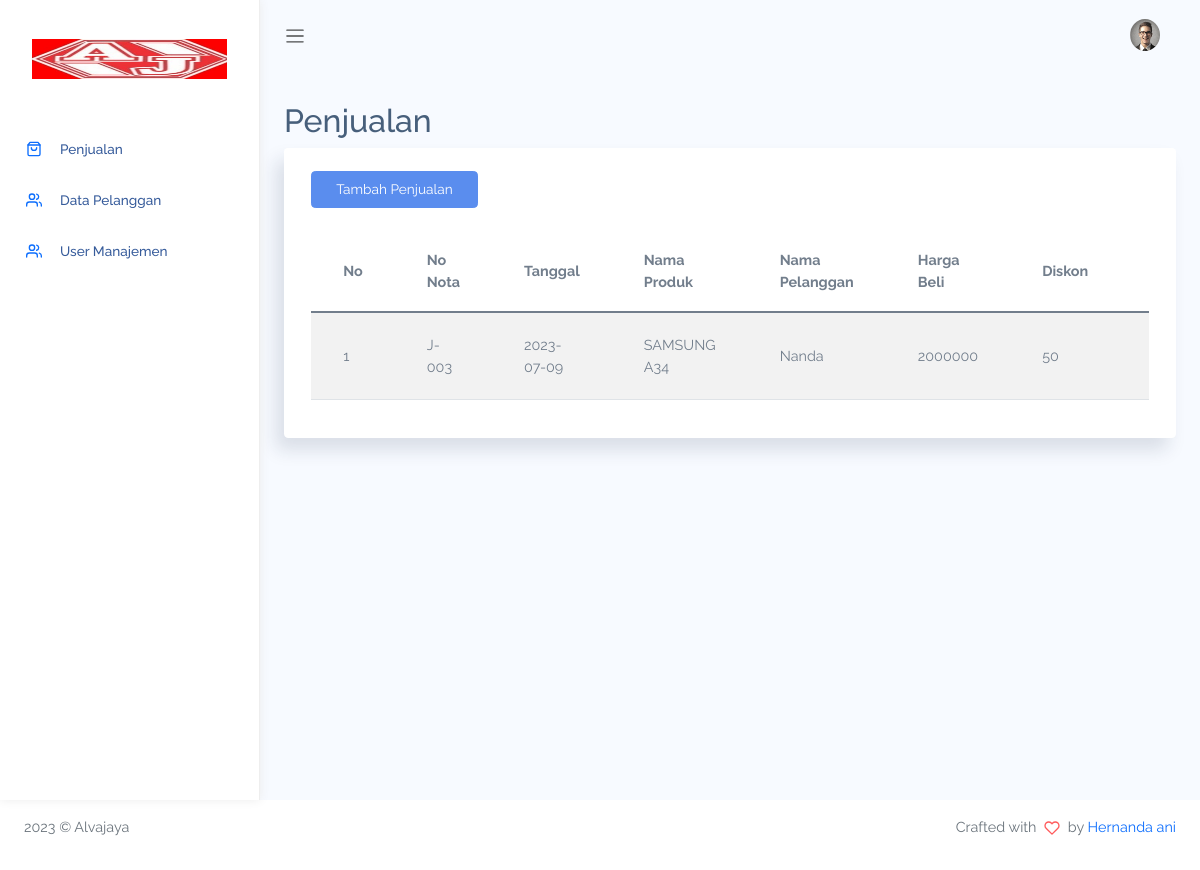
Page /index.php/admin/penjualan on the committed database.
### tables this page shows
CREATE TABLE `jual` (
  `NO_NOTA` varchar(25) NOT NULL,
  `TANGGAL` date DEFAULT NULL,
  `KD_PRODUK` varchar(25) DEFAULT NULL,
  `KD_PELANGGAN` varchar(25) DEFAULT NULL,
  `HARGA_JUAL` decimal(10,0) DEFAULT NULL,
  `DISKON` decimal(10,0) DEFAULT NULL,
  `JUMLAH` decimal(10,0) DEFAULT NULL,
  `TOTAL` decimal(10,0) DEFAULT NULL,
  `GRAND_TOTAL` decimal(10,0) DEFAULT NULL,
  `KETERANGAN` varchar(200) DEFAULT NULL
);

CREATE TABLE `md_produk` (
  `KD_PRODUK` varchar(25) NOT NULL,
  `KD_KATPRODUK` varchar(25) DEFAULT NULL,
  `NM_PRODUK` varchar(200) NOT NULL,
  `JML_PRODUK` decimal(5,0) DEFAULT NULL,
  `HARGA_JUAL` decimal(10,0) DEFAULT NULL,
  `HARGA_BELI` float(10,0) DEFAULT NULL,
  `KETERANGAN` varchar(200) DEFAULT NULL
);

CREATE TABLE `md_pelanggan` (
  `KD_PELANGGAN` varchar(25) NOT NULL,
  `NM_PELANGGAN` varchar(100) NOT NULL,
  `NO_HP` varchar(50) DEFAULT NULL,
  `ALAMAT` varchar(150) DEFAULT NULL,
  `KETERANGAN` varchar(200) DEFAULT NULL,
  `CATATAN` varchar(200) DEFAULT NULL
);

### application/controllers/Admin.php (called while the page is built, shortened)
<?php
class Admin extends CI_Controller {
    public function penjualan()
	{
		$data['title'] = 'Penjualan';
		$data['jual'] = $this->db->query("SELECT jual.NO_NOTA, jual.TANGGAL, jual.DISKON, jual.JUMLAH, jual.TOTAL, jual.GRAND_TOTAL, jual.KETERANGAN as ket, md_produk.*, md_pelanggan.* FROM jual,md_produk,md_pelanggan WHERE jual.KD_PRODUK = md_produk.KD_PRODUK AND jual.KD_PELANGGAN = md_pelanggan.KD_PELANGGAN")->result_array();
        $data['produk'] = $this->db->query("SELECT * FROM md_produk")->result_array();
        $data['pelanggan'] = $this->db->query("SELECT * FROM md_pelanggan")->result_array();
		$this->load->view('template/header', $data);
		$this->load->view('template/sidebar', $data);
		$this->load->view('template/topbar', $data);
		$this->load->view('admin/penjualan', $data);
		$this->load->view('template/footer', $data);
	}
}

### index.php (called while the page is built, shortened)
<?php
require_once BASEPATH.'core/CodeIgniter.php';

### application/views/admin/penjualan.php (the view, shortened to what this page needs)
<div class="main-content container-fluid">
    <div class="page-title">
        <h3>Penjualan</h3>
    </div>
    <section class="section">
        <div class="card">
            <div class="card-header">
                <button type="button" class="btn btn-primary" data-bs-toggle="modal" data-bs-target="#exampleModal">
                    Tambah Penjualan
                </button>
            </div>
            <div class="card-body">
                <div class="table-responsive">
                    <table class='table table-striped'>
                        <thead>
                            <tr>
                                <th>No</th>
                                <th>No Nota</th>
                                <th>Tanggal</th>
                                <th>Nama Produk</th>
                                <th>Nama Pelanggan</th>
                                <th>Harga Beli</th>
                                <th>Diskon</th>
                                <th>Jumlah</th>
                            </tr>
                        </thead>
                        <tbody>
                            <?php $no = 1; foreach($jual as $b) : ?>
                            <tr>
                                <td><?= $no ?></td>
                                <td><?= $b['NO_NOTA'] ?></td>
                                <td><?= $b['TANGGAL'] ?></td>
                                <td><?= $b['NM_PRODUK'] ?></td>
                                <td><?= $b['NM_PELANGGAN'] ?></td>
                                <td><?= $b['HARGA_BELI'] ?></td>
                                <td><?= $b['DISKON'] ?></td>
                                <td><?= $b['TANGGAL'] ?></td>
                            </tr>
                            <?php $no++; endforeach; ?>
                        </tbody>
                    </table>
                </div>
            </div>
        </div>
    </section>
</div>
</div>

### assets/css/app.css (style rules this page uses)
* { font-family:Raleway }
#main .main-content { padding:2rem 1.5rem }
#main .main-content .page-title h3 { font-size:2rem }
a,button { outline:0 }
.btn.btn-danger,.btn.btn-dark,.btn.btn-info,.btn.btn-light,.btn.btn-link,.btn.btn-primary,.btn.btn-secondary,.btn.btn-success,.btn.btn-warning { color:#fff }
.card { box-shadow:-8px 12px 18px 0 rgba(25,42,70,.13);margin-bottom:2.2rem }
.card .card-header { border:none }
.card .card-header~.card-body { padding-top:0 }
.card .card-body { padding:1.4rem 1.7rem }
.dataTable-table td,.dataTable-table thead th,.table td,.table thead th { vertical-align:middle }
.dataTable-table thead th,.table thead th { border-bottom:2px solid #475f7b }

### rows in the picture
jual: NO_NOTA "J-003", TANGGAL "2023-07-09", KD_PRODUK.NM_PRODUK "SAMSUNG A34", KD_PELANGGAN.NM_PELANGGAN "Nanda", KD_PRODUK.HARGA_BELI "2000000", DISKON "50"
